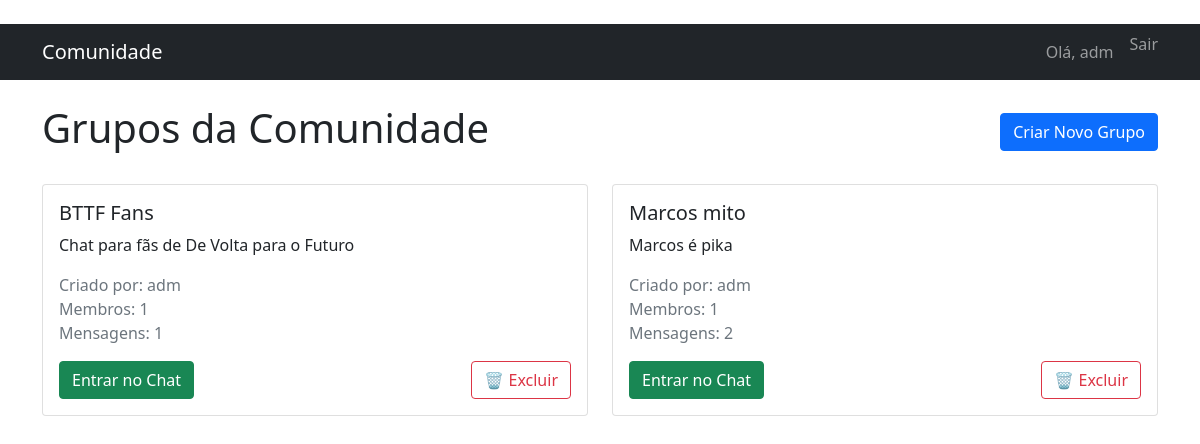
Screenshot of /chat/ (signed in) with the database file from the repository.
### chat/models.py (models this page shows, shortened)
class Grupo(models.Model):
    nome = models.CharField(max_length=100)
    descricao = models.TextField(blank=True)
    criador = models.ForeignKey(User, on_delete=models.CASCADE)
    data_criacao = models.DateTimeField(auto_now_add=True)
    membros = models.ManyToManyField(User, related_name='grupos', blank=True)
    class Meta:
        ordering = ['-data_criacao']

### chat/views.py (the view)
# urls.py: path('', views.lista_grupos, name='lista_grupos'),
@login_required
def lista_grupos(request):
    grupos = Grupo.objects.all()
    return render(request, 'chat/lista_grupos.html', {'grupos': grupos})

### chat/templates/chat/lista_grupos.html (shortened to what this page needs)
﻿{% extends 'base.html' %}
{% block content %}
<div class="d-flex justify-content-between align-items-center mb-4">
    <h1>Grupos da Comunidade</h1>
    <a href="{% url 'chat:criar_grupo' %}" class="btn btn-primary">Criar Novo Grupo</a>
</div>
<div class="row">
    {% for grupo in grupos %}
    <div class="col-md-6 mb-3">
        <div class="card">
            <div class="card-body">
                <h5 class="card-title">{{ grupo.nome }}</h5>
                <p class="card-text">{{ grupo.descricao }}</p>
                <p class="text-muted">
                    Criado por: {{ grupo.criador.username }}<br>
                    Membros: {{ grupo.membros.count }}<br>
                    Mensagens: {{ grupo.mensagens.count }}
                </p>
                <div class="d-flex gap-2 flex-wrap">
                    {% if user in grupo.membros.all %}
                        <a href="{% url 'chat:detalhes_grupo' grupo.id %}" class="btn btn-success">Entrar no Chat</a>
                    {% else %}
                        <a href="{% url 'chat:entrar_grupo' grupo.id %}" class="btn btn-primary">Entrar no Grupo</a>
                    {% endif %}
                    {% if user == grupo.criador or user.is_superuser %}
                        <a href="{% url 'chat:excluir_grupo' grupo.id %}" class="btn btn-outline-danger ms-auto">
                            🗑️ Excluir
                        </a>
                    {% endif %}
                </div>
            </div>
        </div>
    </div>
    {% empty %}
    <div class="col-12">
        <div class="alert alert-info">
            Nenhum grupo criado ainda. <a href="{% url 'chat:criar_grupo' %}">Crie o primeiro grupo!</a>
        </div>
    </div>
    {% endfor %}
</div>
{% endblock %}

### templates/base.html (shortened to what this page needs)
<!DOCTYPE html>
<html lang="pt-br">
<head>
    <link href="https://cdn.jsdelivr.net/npm/bootstrap@5.1.3/dist/css/bootstrap.min.css" rel="stylesheet">
</head>
<body>
    <nav class="navbar navbar-expand-lg navbar-dark bg-dark">
        <div class="container">
            <a class="navbar-brand" href="{% url 'chat:lista_grupos' %}">Comunidade</a>
            <div class="navbar-nav ms-auto">
                {% if user.is_authenticated %}
                    <span class="navbar-text me-3">Olá, {{ user.username }}</span>
                    <form method="post" action="{% url 'logout' %}" class="d-inline">
                        <button type="submit" class="btn btn-link nav-link p-0" style="border: none; background: none;">
                            Sair
                        </button>
                    </form>
                {% else %}
                    <a class="nav-link" href="{% url 'login' %}">Entrar</a>
                {% endif %}
            </div>
        </div>
    </nav>
    <div class="container mt-4">
        {% block content %}
        {% endblock %}
    </div>
</body>
</html>

### rows the page displays
Grupo: nome "BTTF Fans", descricao "Chat para fãs de De Volta para o Futuro", criador.username "adm", membros.count "1", mensagens.count "1", shows "Entrar no Chat", shows "🗑️ Excluir"
Grupo: nome "Marcos mito", descricao "Marcos é pika", criador.username "adm", membros.count "1", mensagens.count "2", shows "Entrar no Chat", shows "🗑️ Excluir"

### other values shown
{{ user.username }} "adm"
